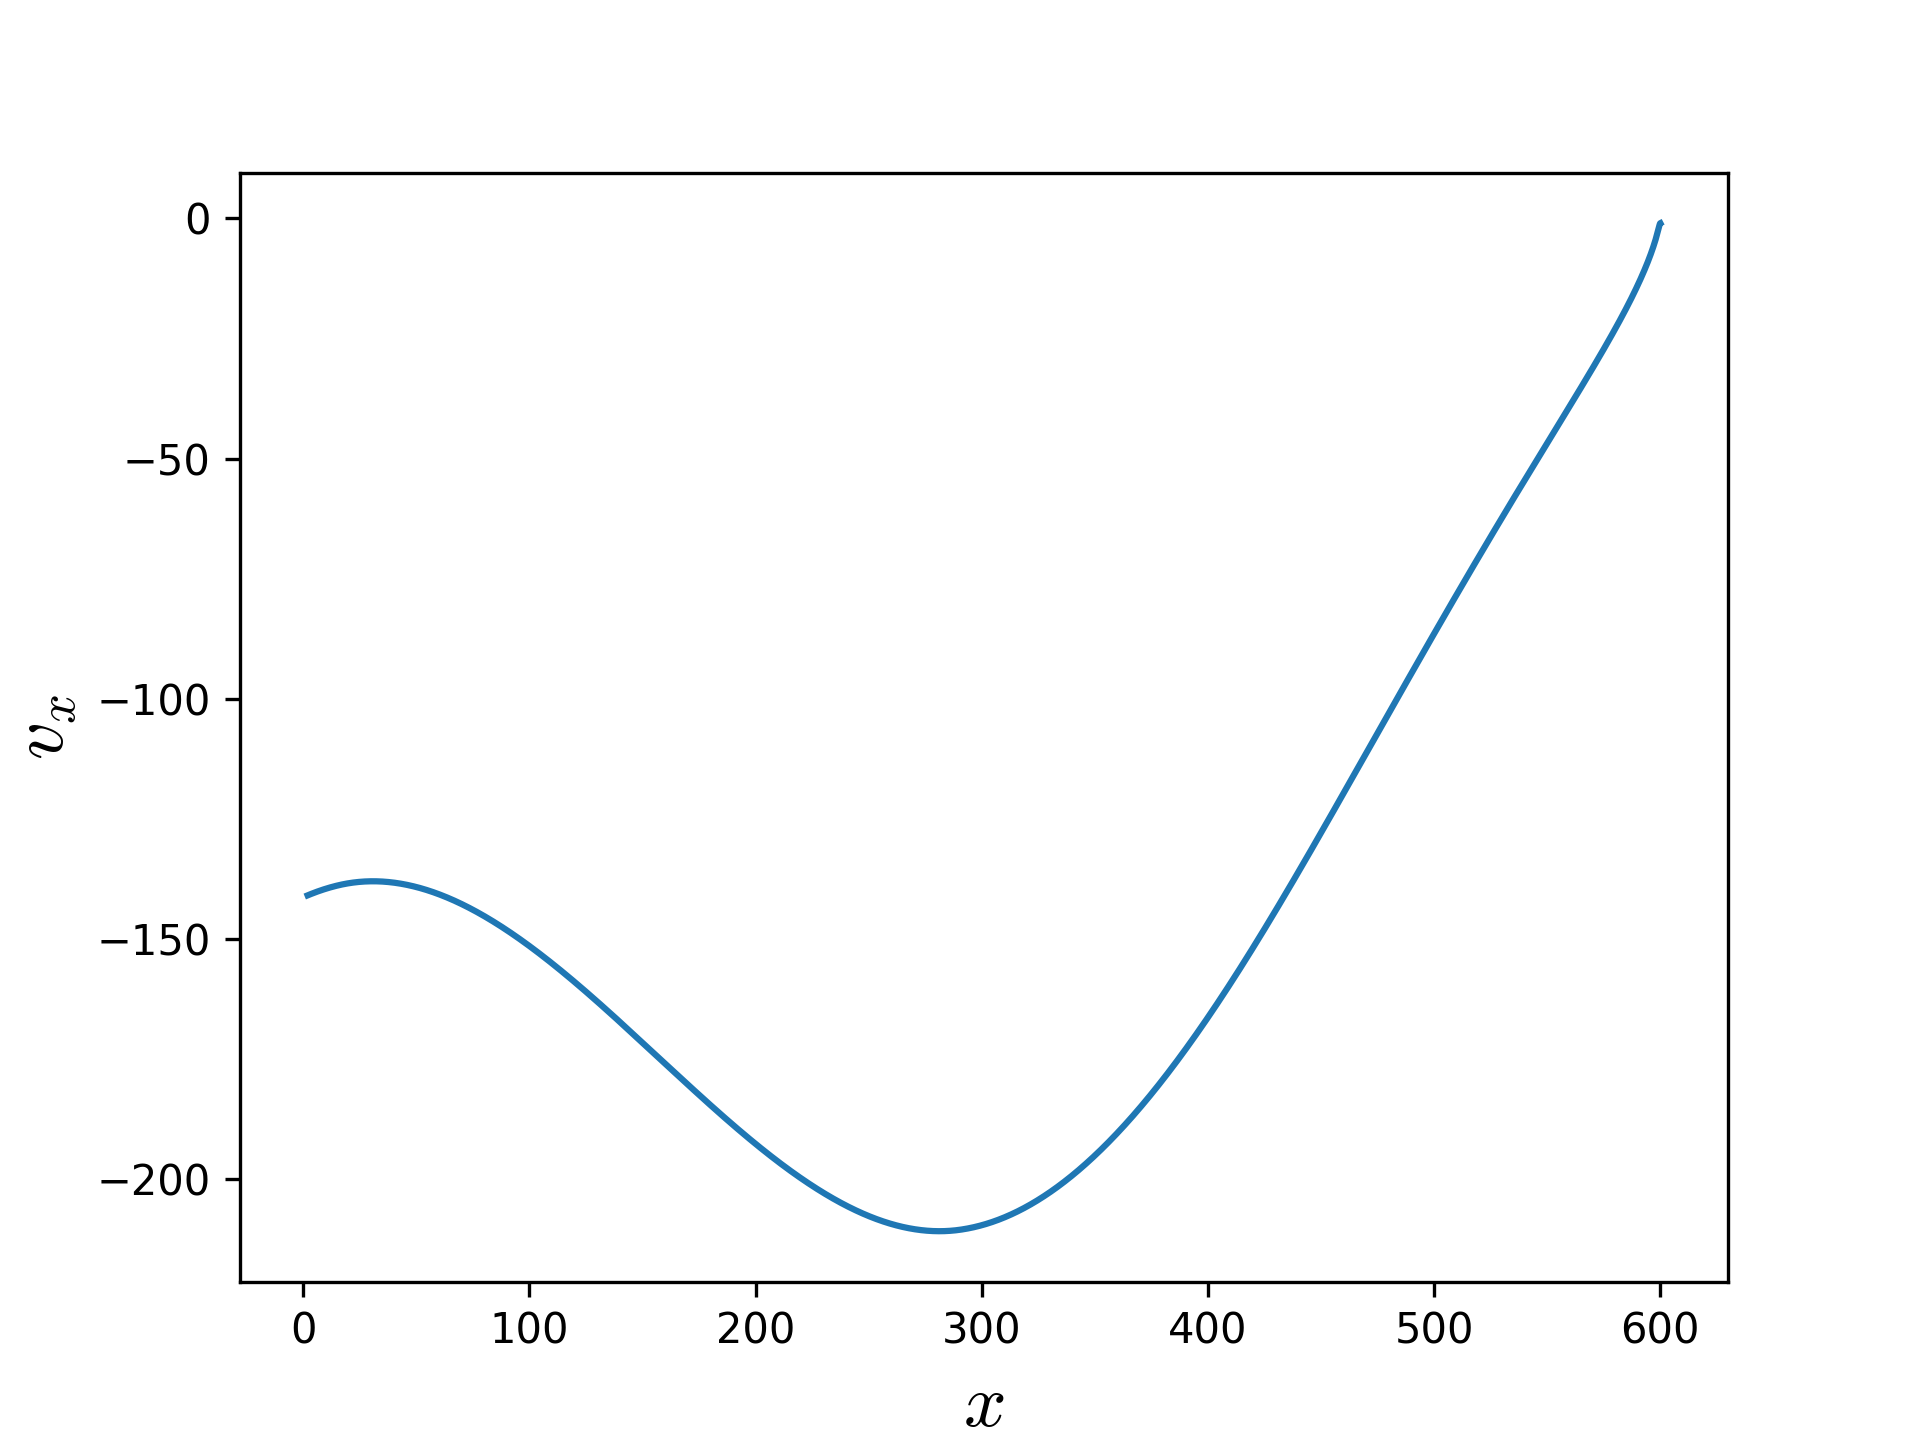

This chart was generated by the following Python code:
import numpy as np
from scipy.integrate import solve_ivp
import matplotlib.pyplot as plt
plt.rcParams["mathtext.fontset"] = "cm"

def E_field(x,y):
    E0 = 0.15  # 基本の電場
    k = 1/600  # 空間変化の係数
    return -E0*np.sin(2*np.pi*k*x)  # 電場の式（正弦波）

def f(t, y):
    x, y_pos, vx, vy = y  # 位置と速度
    E_dynamic = E_field(x, y_pos)  # 位置に応じた電場
    return vx, vy, E_dynamic + vy * B, (-vx * B)

def equation(t, y):
    x, y_pos, px, py = y  # 位置と運動量
    
    # 速度を運動量から求める
    p_vec = np.array([px, py])
    p_norm = np.linalg.norm(p_vec)
    gamma = np.sqrt(1 + (p_norm / (m * c))**2)  # γ = sqrt(1 + (p/mc)^2)
    v_vec = p_vec / (gamma * m)
    
    # ローレンツ力
    #dpdt = q * (E + np.cross(v_vec, B))
    E_dynamic = E_field(x, y_pos)
    qbmc = q*B/(m*c)
    
    return v_vec[0], v_vec[1], qbmc * (E_dynamic + v_vec[1]), -qbmc * (v_vec[0] + beta)

#パラメータ
t0 = 600        #時間
m = 1           #質量
c = 1           #光速
q = -0.00446    #電荷
gamma0 = 40     #ローレンツ因子
beta = np.sqrt((gamma0**2-1))/gamma0
v0 = -c*beta    #初速度
sigma = 16.834  
N1 = 100    #粒子数
delx = 1
B  = np.sqrt(4*np.pi*m*gamma0*sigma*N1/delx) * c    #磁場
time = np.linspace(0,t0,6000)   #時間
gname = "test_particle.png" #保存する画像の名前
gformat = "png"             #ファイル形式
gdpi = 300                  #画像のdpi


#数値計算、グラフ作成
result = solve_ivp(equation,(time[0],time[-1]),(600.0,0.0,v0,0.0),t_eval=time)
X = result.y[0,:]   #x座標
Y = result.y[1,:]   #y座標
Vx = result.y[2,:]  #x方向の速度
Vy = result.y[3,:]  #y方向の速度
#r = result.y[0:2,:]
#v = result.y[2:,:]
plt.plot(X,Vx,'-')
plt.xlabel("$x$",fontsize=18)
plt.ylabel("$v_x$",fontsize=18)
plt.savefig(gname,format=gformat,dpi=gdpi)
#plt.axis('scaled')
#plt.show()
